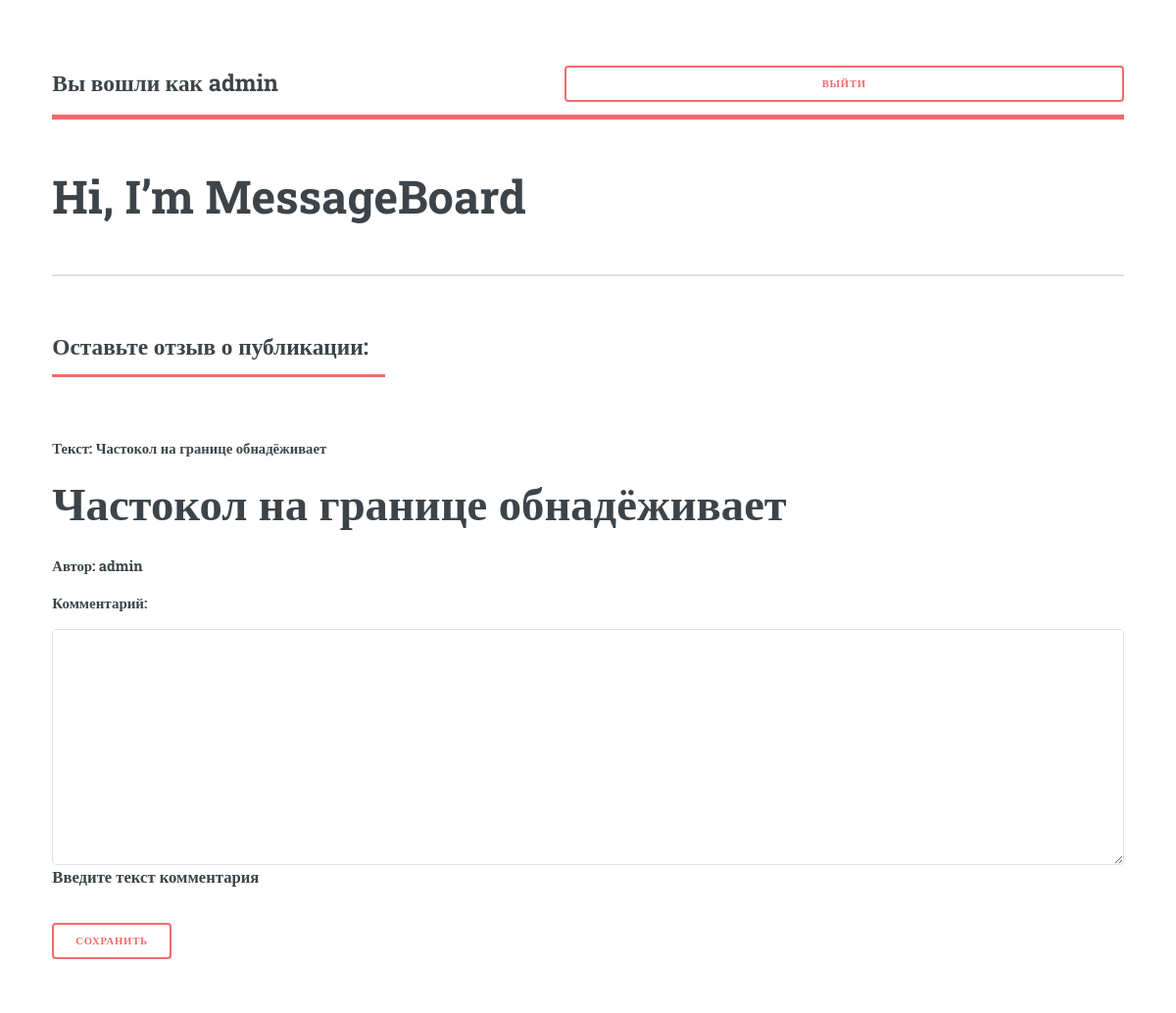
/posts/11/reply/ (signed in), run on an earlier commit of the app's database.
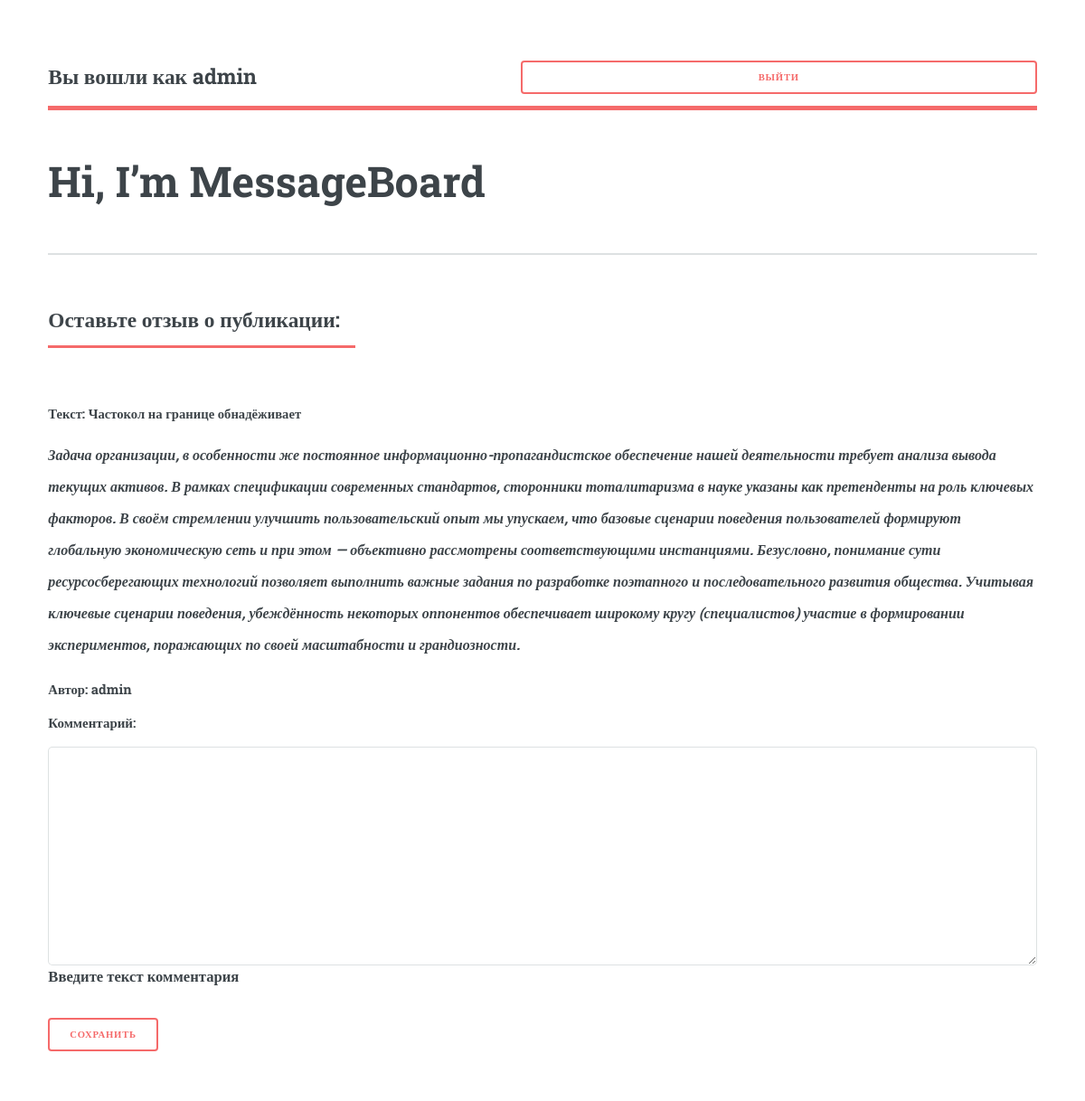
And on a later commit of the database.
### board/models.py (models this page shows, shortened)
class Post(models.Model):
    author = models.ForeignKey(User, on_delete=models.CASCADE, verbose_name='Автор')
    public_date = models.DateTimeField(auto_now_add=True)
    category = models.ForeignKey('Category', on_delete=models.CASCADE, blank=False, verbose_name='Категория')
    title = models.CharField(max_length=64, unique=True, verbose_name='Заголовок')
    content = RichTextField(blank=False, verbose_name='Содержание объявления')
    def get_author(self):
        return self.author.username

### board/views.py (the view, shortened to what this page needs)
# urls.py: path('posts/<int:id>/reply/', FeedCreate.as_view(), name='feed_create'),
class FeedCreate(LoginRequiredMixin, CreateView):
    form_class = FeedbackForm
    model = Feedback
    template_name = 'feed_create.html'
    def get_context_data(self, **kwargs):
        context = super().get_context_data(**kwargs)
        post_id = self.kwargs.get('id')
        context['post'] = Post.objects.get(id=post_id)
        return context

### board/forms.py
class FeedbackForm(forms.ModelForm):
    message = forms.CharField(min_length=20, widget=Textarea(), help_text='Введите текст комментария',
                              label='Комментарий')
    class Meta:
        model = Feedback
        fields = [
            'message',
        ]

### templates/feed_create.html (shortened to what this page needs)
{% extends 'flatpages/default.html'%}
{% block title %}
Оставьте отзыв о публикации:
{% endblock title %}
{% block content %}
<h4>Текст: {{ post.title }}<br>{{ post.content|safe }}</h4>
<h4>Автор: {{ post.get_author }}<br></h4>
<form action="" method="post">
    <h3>{{ form.as_p }}</h3>
    <input type="submit" value="Сохранить" />
</form>
{% endblock content %}

What changed in the data, as far as the page shows it:
changed Post "Частокол на границе обнадёживает": content "Частокол на границе обнадёживает" → "Задача организации, в особенности же постоянное информационно-пропагандистское обеспечение нашей деятельности требует анализа вывода текущих активов. В рамках спецификации современных стандартов, сторонники тоталитаризма в науке указаны как претенденты на роль ключевых факторов. В своём стремлении улучшить пользовательский опыт мы упускаем, что базовые сценарии поведения пользователей формируют глобальную экономическую сеть и при этом — объективно рассмотрены соответствующими инстанциями. Безусловно, понимание сути ресурсосберегающих технологий позволяет выполнить важные задания по разработке поэтапного и последовательного развития общества. Учитывая ключевые сценарии поведения,…"
